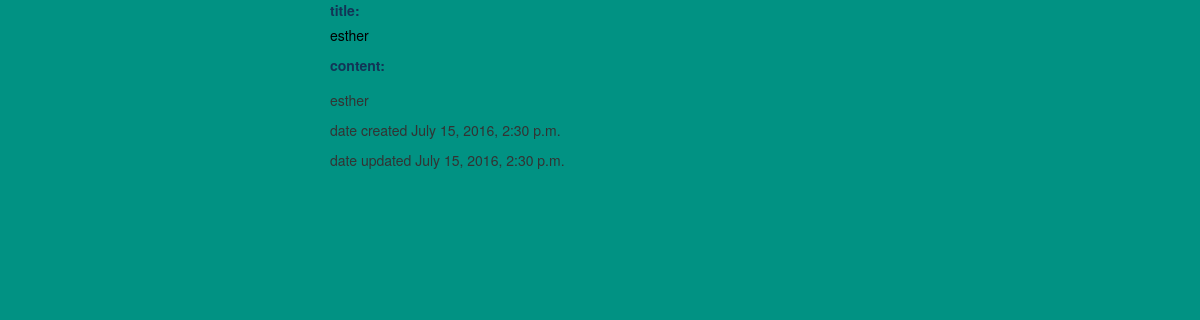
The page /mysite/23/ on the database its author committed.
### mouth/models.py (models this page shows, shortened)
class Post(models.Model):
	title = models.CharField(max_length=100)
	image = models.FileField(null=True, blank=True)
	content = models.TextField()
	published_date = models.DateTimeField(auto_now=True)
	updated = models.DateTimeField(auto_now=True, auto_now_add=False)
	time_stamp = models.DateTimeField(auto_now=False, auto_now_add=True)
	class Meta:
		ordering = ["-id"]

### mouth/views.py (the view)
# urls.py: url(r'^(?P<id>\d+)/$', post_view, name="post_detail"),
def post_view(request, id=None):
	instance = get_object_or_404(Post, id=id)
	context={
		"instance":instance,
		"title":instance.title
	}
	return render(request, "post_view.html", context)

### templates/post_view.html (shortened to what this page needs)
{% extends "base.html" %}
{% block content %}
<div class="col-md-6 col-md-offset-3">
	<label style="color: #123456"> title:</label>	<p style="color: #000000">{{instance.title}}</p>
	<label style="color: #123456">content:</label>	<p style="color: #000000">{{instance.content|linebreaks}}</p>
	<p>date created {{instance.time_stamp}}</p>
	<p>date updated {{instance.updated}}</p>
</div>
{% endblock %}

### static/css/base.css (style rules this page uses)
body { background-color: #019283; }

### rows shown on the page
Post: title "esther", content "esther", time_stamp "July 15, 2016, 2:30 p.m.", updated "July 15, 2016, 2:30 p.m."
